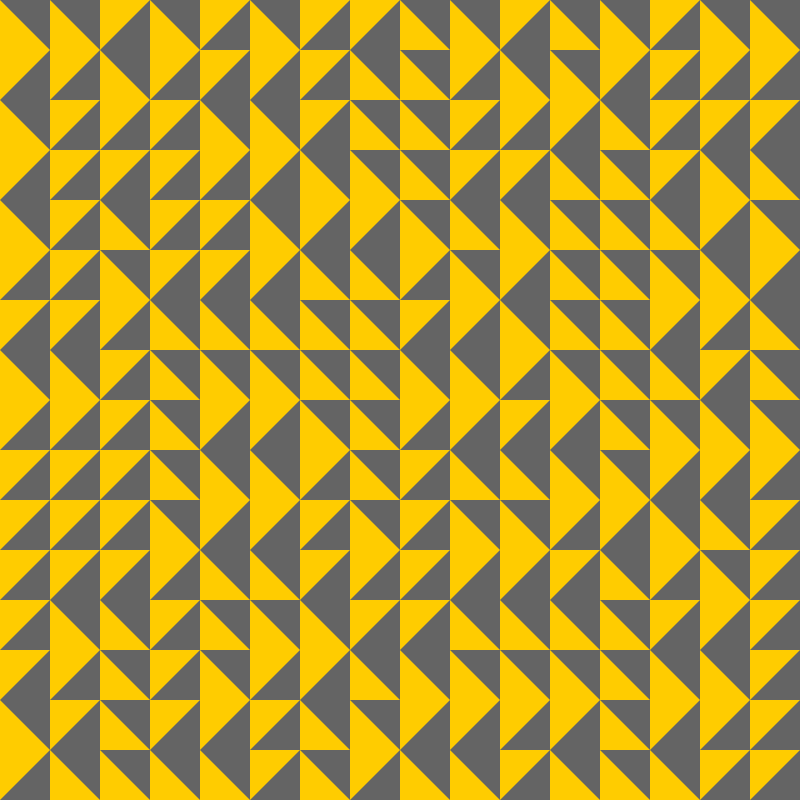
Frame 1 (no input)
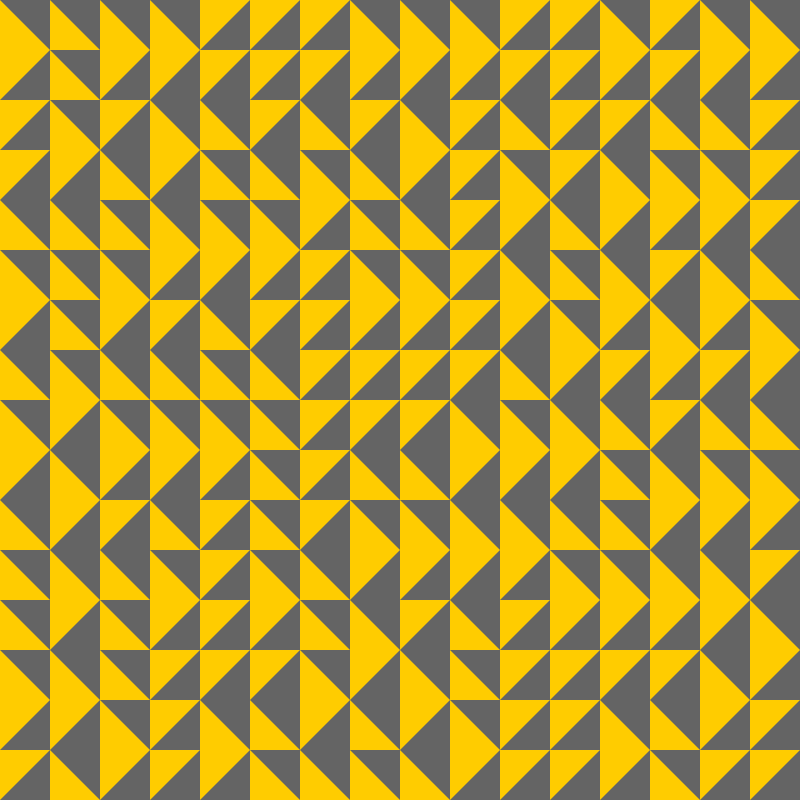
Frame 2 (the mouse pressed at the canvas centre, redrawn once)

The Processing sketch that drew these frames (run headless with seeded random() and noise(); the mouse was pressed at the canvas centre and the sketch redrawn once):

// Processing sketch: week04_COD207B_YaseminUytun
// ── week04_COD207B_YaseminUytun.pde
int tileSize;


void setup() {
  surface.setLocation(0, 0);
  background (255, 204, 0);
  size(800, 800);


  tileSize = 50;
  noLoop();
}

// CMD + T MAC OS
// CTRL + T on windows OS

void draw() {
  background (255, 204, 0);
  
  noStroke();
  /*if(mousePressed == true) {
    tileSize = mouseY;
  }*/
  
  //println(mouseX);
  // isosceles triangle
  
  
  // Custom function to draw triangle
  //
  
  for (int i = 0; i < width; i = i + tileSize) {
    for (int j = 0; j < height; j = j + tileSize) {
      pushMatrix();
      fill(100); // red
      
      float rnd = random(1);
      translate(i,j);
      
      if(rnd > 0.5) {
        triangleRectCorner(0, 0, tileSize, -tileSize);
      }else{
        triangleRectCorner(0, tileSize, tileSize, tileSize);
      }
      
      popMatrix();
    }
  }

  
  // #024ccff using hexadecimal
  // r,g,b,a 0-255
  // grayscale 0-255

}


// ---------------------------------------------
void triangleRectCorner(float xStart, float yStart, float xEnd, float yEnd) {

  triangle(xStart, yStart, xEnd, yStart-yEnd, xStart+xEnd, yStart);
}
